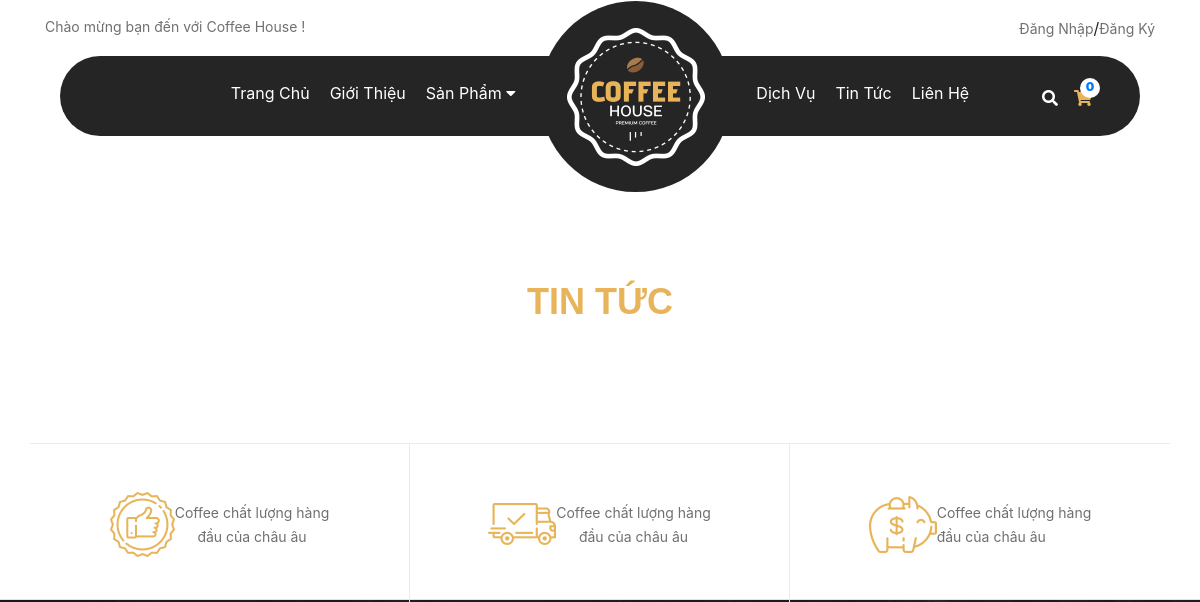
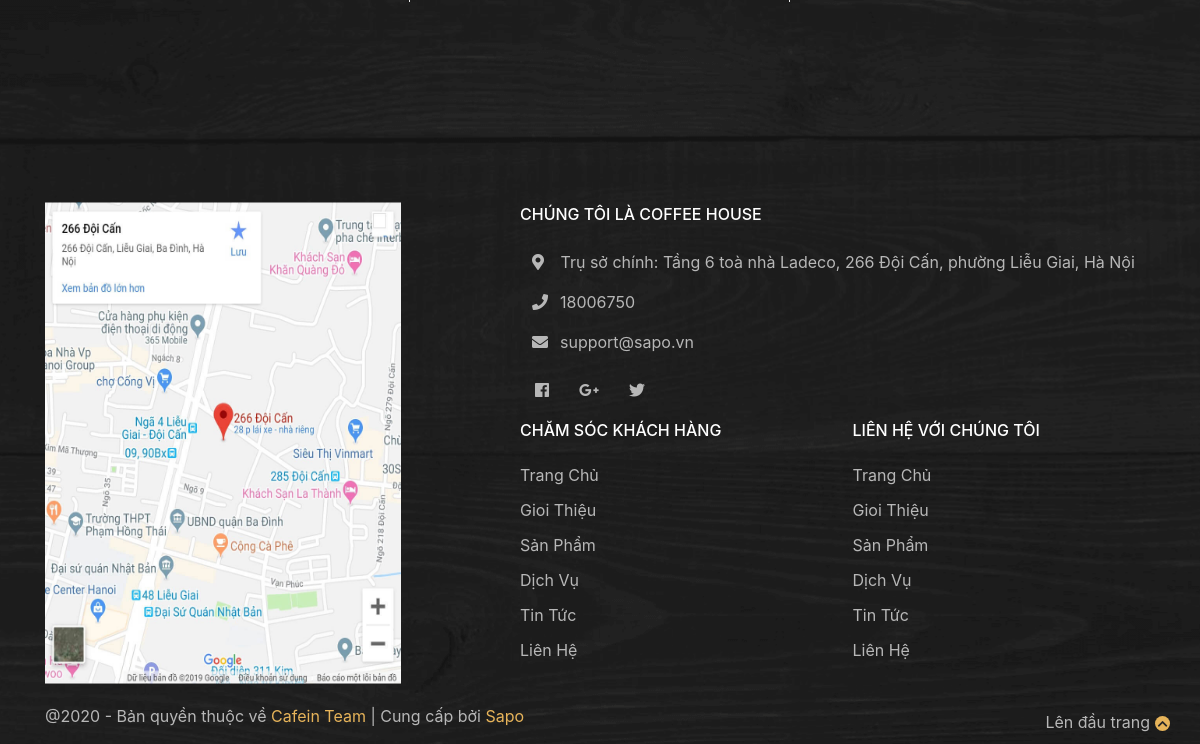
The app's page /TinTuc.php, older data (2 pictures, top to bottom).
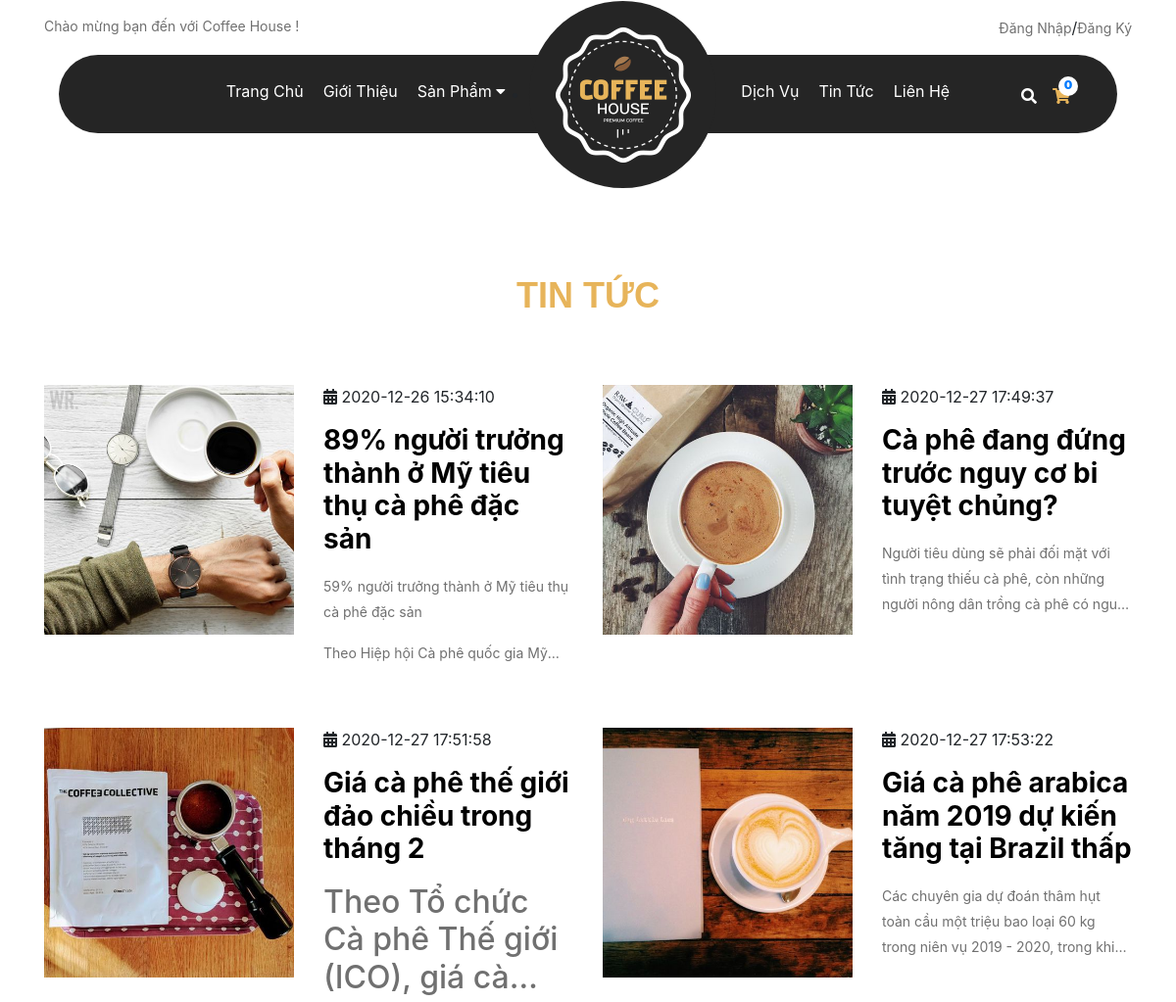
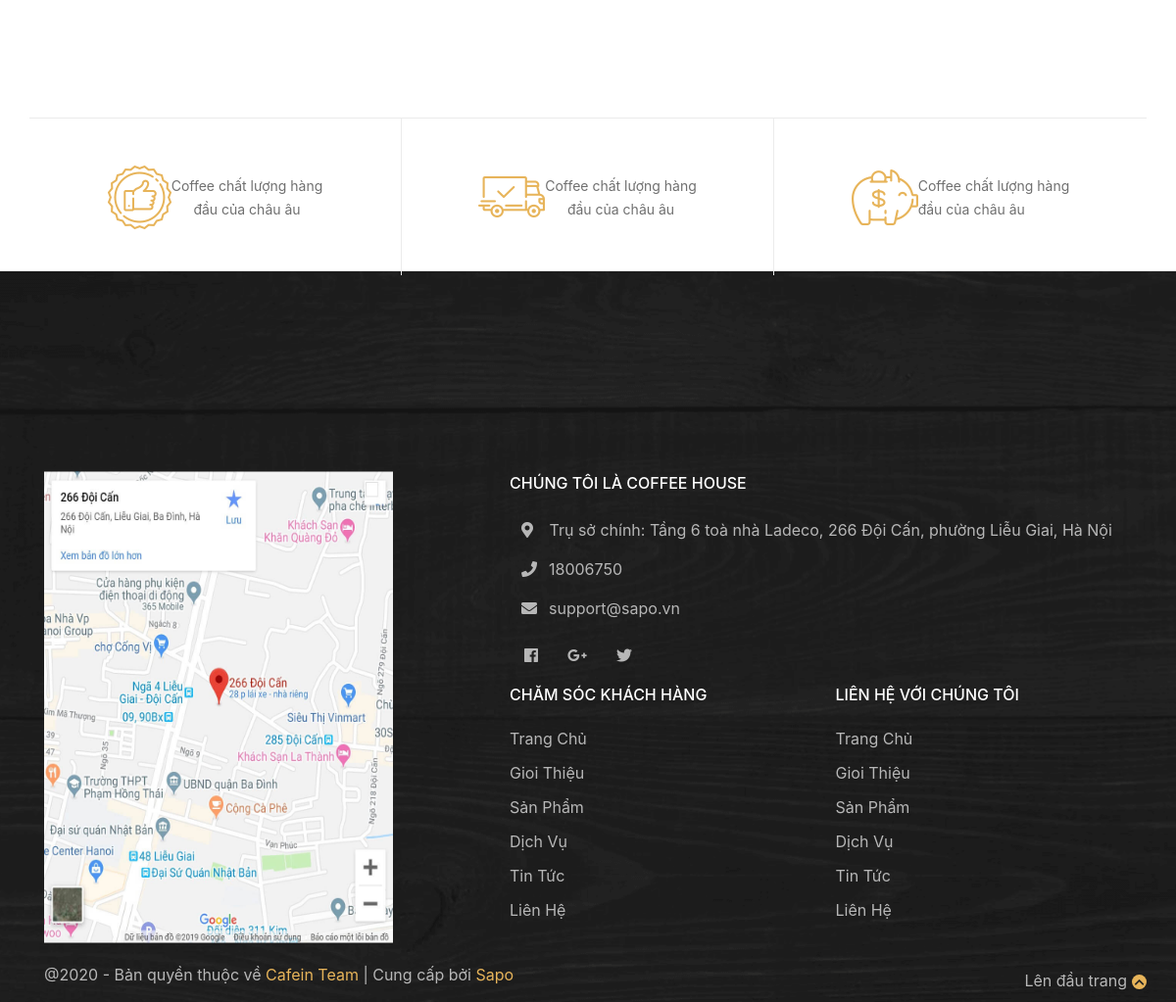
The same page, newer data (2 pictures, top to bottom).
### tables this page shows
CREATE TABLE `tintuc` (
  `iDTinTuc` int(11) NOT NULL,
  `TieuDe` varchar(255) NOT NULL,
  `HinhAnhTinTuc` varchar(255) NOT NULL,
  `NgayDangTin` timestamp NULL DEFAULT current_timestamp(),
  `NoiDung` text NOT NULL
);

### TinTuc.php (the view, shortened to what this page needs)
<!doctype html>
<html lang="en">
  <head>
    <link rel="stylesheet" href="https://use.fontawesome.com/releases/v5.6.3/css/all.css">
    <link rel="stylesheet" href="https://maxcdn.bootstrapcdn.com/font-awesome/4.4.0/css/font-awesome.min.css" />
    <link rel="stylesheet" href="https://stackpath.bootstrapcdn.com/bootstrap/4.3.1/css/bootstrap.min.css">
    <link rel="stylesheet" href="https://cdnjs.cloudflare.com/ajax/libs/animate.css/4.1.1/animate.min.css"/>
    <link rel='stylesheet' href='https://cdn.rawgit.com/daneden/animate.css/v3.1.0/animate.min.css'>
    <link rel="stylesheet" href="CSS/main.css">
</head>
  <body>
    <div class="headertop">
        <?php require("Header.php");?>
    </div>
     <div class ="tintuc">
            <div class="container">
                <h1 class="text-center">Tin Tức</h1>
                <div class="row">
                    <?php
                        require("KetNoiCSDL.php");
                        $SQL = "SELECT * FROM tintuc";
                        $result = $conn->query($SQL);
                        if ($result->num_rows > 0) {
                            while($row = $result->fetch_assoc()) {
                    ?>
                    <div class="col-xl-6 KhoiTinTuc">
                        <div class="row">
                            <div class="col-xl-6">
                                <img src="AdminQuanTri/IMG/<?=$row['HinhAnhTinTuc']?>" width="255px" height="255px"  alt="">
                            </div>
                            <div class="col-xl-6">
                                <p><i class ="fas fa-calendar-alt"></i>  <?=$row['NgayDangTin']?></p>
                                <h3><a href="ChiTietTinTuc.php?iDTinTuc=<?=$row['iDTinTuc']?>"><?=$row['TieuDe']?></a></h3>
                                <div class="content"><?=$row['NoiDung']?></div>
                            </div>
                        </div>
                    </div>
                    <?php
                            }
                        }
                    ?>
                </div>
            </div>
      </div>
      <?php
        require("Footer.php");
      ?>
  </body>
</html>

### Header.php (shortened to what this page needs)
<div class="container">
    <div class="header_top">
                    <div class="row">
                        <div class="col-lg-6">
                            <p class="welcome_text">Chào mừng bạn đến với Coffee House !</p>
                        </div>
                        <div class="col-lg-6">
                            <?php
                                if(isset($_SESSION['user'])){
                                    echo '<p id="user" class="text-right"> Xin chào bạn '.$_SESSION['user'].'<a href="DangXuat.php"> Thoát</a>';
                                }
                                else{
                                    echo ' <ul class="ul_taikhoan">
                                    <li class="ul_taikhoan_li"><a href="DangNhap.php">Đăng Nhập</a></li>
                                    <span>/</span>
                                    <li class="ul_taikhoan_li"><a href="DangKy.php">Đăng Ký</a></li>
                                </ul>';
                                }
                            ?>
                        </div>
                    </div>
                    <div class="mid-header wow animate__zoomIn" data-wow-duration="1s" data-wow-delay="0.5s">
                        <div class="container">
                            <nav class="header_nav">
                                <ul class="header_nav_left">
                                    <li class="nav_item"><a class="active" href="index.php">Trang Chủ</a></li>
                                    <li class="nav_item"><a href="GioiThieu.php">Giới Thiệu</a></li>
                                    <li class="nav_item sp">
                                        <a href="TatCaSanPham.php">Sản Phẩm <i class="fa fa-caret-down"></i></a>
                                    </li>
                                </ul>
                                <ul class="logo_center">
                                    <li><a href=""><img src="IMG/logo.png" alt=""></a></li>
                                </ul>
                                <ul class="header_nav_right">
                                    <li class="nav_item"><a href="">Dịch Vụ</a></li>
                                    <li class="nav_item"><a href="TinTuc.php">Tin Tức</a></li>
                                    <li class="nav_item"><a href="">Liên Hệ</a></li>
                                </ul>
                                    <ul class="GioHang flex text-right">
                                        <li class="nav_icon search"><i class="fas fa-search"></i>
                                        </li>
                                        <li class="nav_icon"><a href="GioHang.php"><i class="fas fa-shopping-cart" style="color:  #e7b45a;"></i><div style="border-radius: 50%; width: 20px; height: 20px; background-color: white;position: absolute; top: 0;right: 0; z-index: 1;text-align: center;font-weight: 900; font-size: 12px;">0</div></a></li>
                                    </ul>
                            </nav>
                        </div>
                    </div>
                </div>
              </div>

### Footer.php (shortened to what this page needs)
      <footer class="footer">
      <div class="top_footer">
          <div class="container">
              <div class="row">
                  <div class="cot col-lg-4 text-center justify-content-center align-items-center flex">
                    <div class="logo">
                            <img src="./IMG/service_1.png" alt="">
                    </div>
                    <div class="noidung">
                        <span> Coffee chất lượng hàng <br> đầu của châu âu</span>
                    </div>
                  </div>
                  <div class="cot col-lg-4 text-center justify-content-center align-items-center  flex">
                    <div class="logo">
                            <img src="./IMG/service_2.png" alt="">
                    </div>
                    <div class="noidung">
                        <span> Coffee chất lượng hàng <br> đầu của châu âu</span>
                    </div>
                  </div>
                  <div class="col-lg-4 justify-content-center align-items-center  flex">
                    <div class="logo">
                            <img src="./IMG/service_3.png" alt="">
                    </div>
                    <div class="noidung">
                        <span> Coffee chất lượng hàng <br> đầu của châu âu</span>
                    </div>
                  </div>
              </div>
          </div>
      </div>
        <div class="container">
            <div class="row">
                <div class="col-xs-5 col-sm-5 col-md-5 col-lg-5">
                    <img src="./IMG/bg_map.jpg" alt="" class="img_footer">
                </div>
                <div class="col-xs-7 col-sm-7 col-md-7 col-lg-7">
                    <div class="row">
                        <div class="col-xs-12 col-sm-12 col-md-12 col-lg-12">
                            <ul class="contact">
                                <li class="contact_tieude"><p>CHÚNG TÔI LÀ COFFEE HOUSE</p></li>
                                <li class="contact_item">
                                    <i class="fas fa-map-marker-alt"></i>
                                    Trụ sở chính: Tầng 6 toà nhà Ladeco, 266 Đội Cấn, phường Liễu Giai, Hà Nội
                                </li>
                                <li class="contact_item"><i class="fas fa-phone"></i>18006750</li>
                                <li class="contact_item"><i class="fas fa-envelope"></i>support@sapo.vn</li>
                            </ul>
                            <ul class="follow_option">
                                <li><a href="#"><i class="fab fa-facebook-f"></i></a></li>
                                <li><a href="#"><i class="fab fa-google-plus-g"></i></a></li>
                                <li><a href="#"><i class="fab fa-twitter"></i></a></li>
                            </ul>
                        </div>
                    </div>
                    <div class="row">
                        <div class="col-xs-6 col-sm-6 col-md-6 col-lg-6">
                            <ul class="contact1">
                                <li class="contact_tieude"><p>CHĂM SÓC KHÁCH HÀNG</p></li>
                                <li class="contact_menu"><a href="">Trang Chủ</a></li>
                                <li class="contact_menu"><a href="">Gioi Thiệu</a></li>
                                <li class="contact_menu"><a href="">Sản Phẩm</a></li>
                                <li class="contact_menu"><a href="">Dịch Vụ</a></li>
                                <li class="contact_menu"><a href="">Tin Tức</a></li>
                                <li class="contact_menu"><a href="">Liên Hệ</a></li>
                             </ul>
                        </div>
                        <div class="col-xs-6 col-sm-6 col-md-6 col-lg-6">
                            <ul class="contact1">
                                <li class="contact_tieude"><p>LIÊN HỆ VỚI CHÚNG TÔI</p></li>
                                <li class="contact_menu"><a href="">Trang Chủ</a></li>
                                <li class="contact_menu"><a href="">Gioi Thiệu</a></li>
                                <li class="contact_menu"><a href="">Sản Phẩm</a></li>
                                <li class="contact_menu"><a href="">Dịch Vụ</a></li>
                                <li class="contact_menu"><a href="">Tin Tức</a></li>
                                <li class="contact_menu"><a href="">Liên Hệ</a></li>
                             </ul>
                        </div>
                        </div>
                    </div>
                </div>
            </div>
        <div class="container footer_end">
            <p class="copy_right">
                @2020 - Bản quyền thuộc về <span>Cafein Team</span> | Cung cấp bởi <a href="#">Sapo</a></p>
            <a href="" id="backtotop">Lên đầu trang<i class="fas fa-chevron-up"></i></a>
          </div>
</footer>

### CSS/main.css (style rules this page uses)
* { margin: 0; padding: 0; }
html, body { width: 100%; }
.header_top { height: 100px; width: 100%; }
.welcome_text { color: #707070; padding-top: 16px; font-size: 14px; }
.ul_taikhoan { display: flex; justify-content: flex-end; padding-top: 16px; }
.ul_taikhoan_li { list-style: none; }
.ul_taikhoan_li a, #user ,#user a { color: #707070; font-size: 14px; padding-top: 16px; }
.GioHang i { color: #fff; }
.nav_item.sp { position: relative; }
.GioHang { right: 40px; top: 22px; position: absolute; justify-content: center; }
body { overflow-x: hidden; }
.GioHang .nav_icon { list-style: none; padding: 8px; position: relative; }
.headertop { height: 210px; }
.header_nav { width: 100%; height: 80px; background: #252525; padding: 0; border-radius: 50px; display: flex; text-align: center; align-items: center; justify-content: center; position: relative; }
.header_nav_left, .header_nav_right { text-align: right; display: flex; list-style: none; }
.active { color: #e7b45a; }
h1 { text-transform: uppercase; font-size: 36px; font-weight: 700; margin: 0; color: #e7b45a; text-align: center; font-family: Oswald,sans-serif; }
.header_nav_left .nav_item >a, .header_nav_right .nav_item >a { color: white; display: block; text-align: left; padding: 5px 10px; font-size: 16px; font-weight: 400; height: 80px; line-height: 80px; position: relative; text-decoration: none; text-transform: none; }
.logo_center { width: 191px; display: inline-block; line-height: 191px; background: #252525; border-radius: 50%; text-align: center; padding: 0; margin: 0 15px; }
.footer { width: 100%; height: auto; background-image: url('../IMG/bg_footer.png'); background-size: cover; background-position: center; }
.img_footer { width: 80%; height: 100%; padding-top: 200px; }
.flex { display: flex; justify-content: space-around; flex-wrap: wrap; overflow: hidden; }
.contact_item i { padding:12px; }
.contact_item, .contact_menu { list-style: none; color: #b7b7b7; }
.follow_option { display: flex; list-style: none; }
.follow_option a { color:#b7b7b7; padding: 15px; }
.contact_menu a { color: #b7b7b7; line-height: 35px; }
.contact { margin-top: 200px; }
.contact_tieude { color: white; list-style: none; font-weight: 500; }
.copy_right { color: #b7b7b7; padding-top:20px; }
.copy_right span { color: #e7b45a; }
.copy_right a { color: #e7b45a; }
.footer_end { display:flex; position: relative; }
#backtotop { color:#b7b7b7; position: absolute; right: 0px; bottom: 10px; top: auto !important; text-decoration: none; }
.cot { height: 160px; border-right: 1px solid #ebebeb; }
#backtotop .fas { font-size: 11px; text-align: center; width: 15px; height: 15px; line-height: 15px; margin-left: 5px; display: inline-block; border-radius: 50%; background: #e7b45a; color: #252525 }
.top_footer span { color: #707070; line-height: 20px; font-size: 14px; font-weight: 400; }
.top_footer .row { border-top: 1px solid #ebebeb; }
.col-lg-1, .col-lg-10, .col-lg-11, .col-lg-12, .col-lg-2, .col-lg-3, .col-lg-4, .col-lg-5, .col-lg-6, .col-lg-7, .col-lg-8, .col-lg-9, .col-md-1, .col-md-10, .col-md-11, .col-md-12, .col-md-2, .col-md-3, .col-md-4, .col-md-5, .col-md-6, .col-md-7, .col-md-8, .col-md-9, .col-sm-1, .col-sm-10, .col-sm-11, .col-sm-12, .col-sm-2, .col-sm-3, .col-sm-4, .col-sm-5, .col-sm-6, .col-sm-7, .col-sm-8, .col-sm-9, .col-xs-1, .col-xs-10, .col-xs-11, .col-xs-12, .col-xs-2, .col-xs-3, .col-xs-4, .col-xs-5, .col-xs-6, .col-xs-7, .col-xs-8, .col-xs-9 { position: relative; min-height: 1px; padding-right: 15px; padding-left: 15px; }
.tintuc { width: 100%; height: auto; margin-bottom: 50px; }
.tintuc h1 { margin : 70px 0; }
.tintuc a { color: black; text-decoration: none; font-weight: bold; }
.KhoiTinTuc { height: 300px; margin-bottom: 50px; }
.content { color: #707070; padding-top: 10px; font-size: 14px; line-height: 26px; -webkit-line-clamp: 3; -webkit-box-orient: vertical; overflow: hidden; display: -webkit-box; }

Row changes from the older to the newer data that the page shows:
added tintuc: HinhAnhTinTuc (picture), NgayDangTin "2020-12-26 15:34:10", TieuDe "89% người trưởng thành ở Mỹ tiêu thụ cà phê đặc sản", NoiDung "59% người trưởng thành ở Mỹ tiêu thụ cà phê đặc sản Theo Hiệp hội Cà phê quốc gia…"
added tintuc: HinhAnhTinTuc (picture), NgayDangTin "2020-12-27 17:49:37", TieuDe "Cà phê đang đứng trước nguy cơ bi tuyệt chủng?", NoiDung "Người tiêu dùng sẽ phải đối mặt với tình trạng thiếu cà phê, còn những người nông dân trồng cà phê có…"
added tintuc: HinhAnhTinTuc (picture), NgayDangTin "2020-12-27 17:51:58", TieuDe "Giá cà phê thế giới đảo chiều trong tháng 2", NoiDung "Theo Tổ chức Cà phê Thế giới (ICO), giá…"
added tintuc: HinhAnhTinTuc (picture), NgayDangTin "2020-12-27 17:53:22", TieuDe "Giá cà phê arabica năm 2019 dự kiến tăng tại Brazil thấp", NoiDung "Các chuyên gia dự đoán thâm hụt toàn cầu một triệu bao loại 60 kg trong niên vụ 2019 - 2020, trong…"
